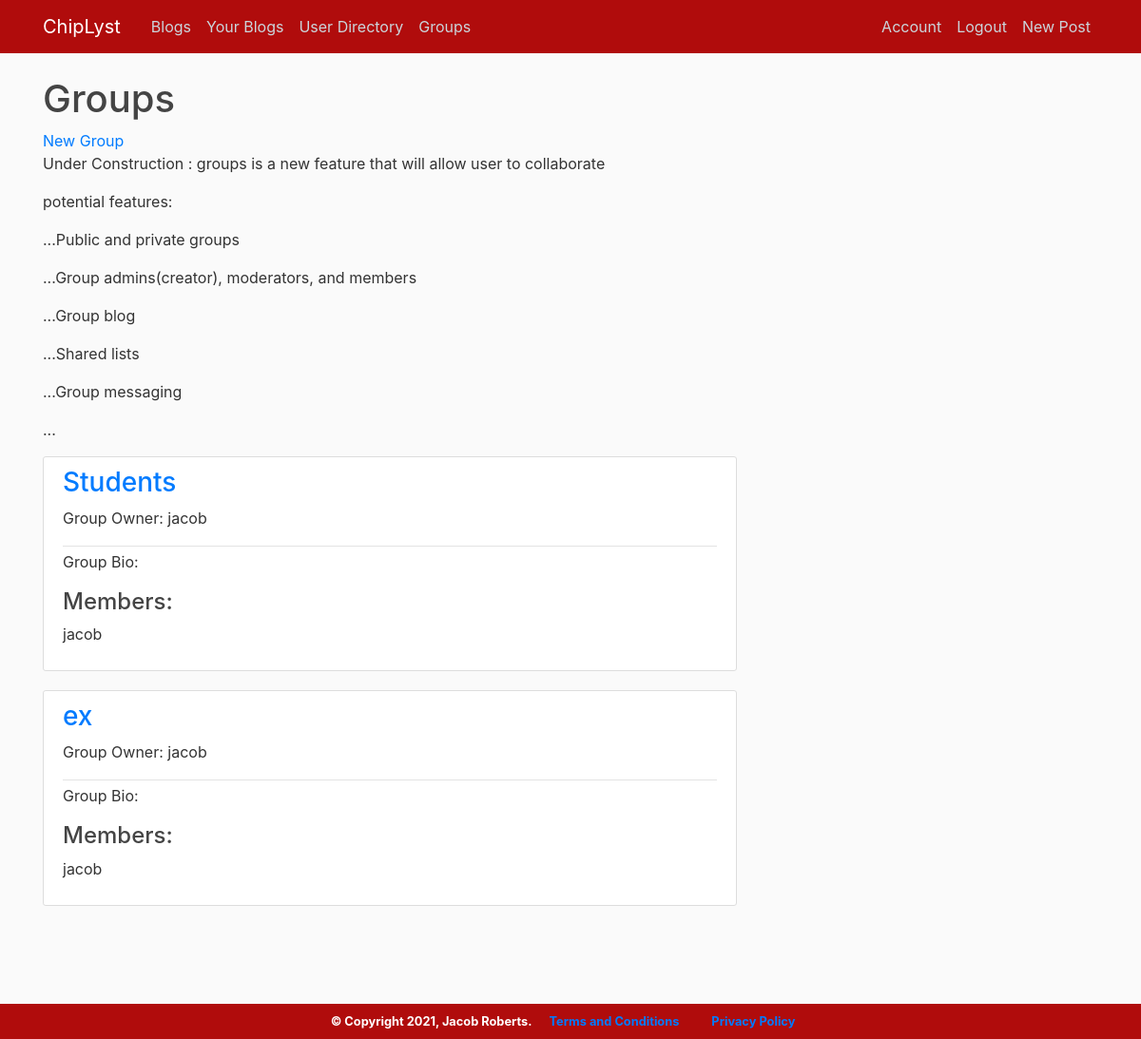
The page /groups (signed in) on the database its author committed.
### main/models.py (models this page shows, shortened)
class Groups(db.Model):
    id = db.Column(db.Integer, primary_key=True)
    groupname = db.Column(db.String(40), unique=True, nullable=False)
    group_admin = db.Column(db.Integer, db.ForeignKey('user.id'), nullable=False)
    group_access = db.Column(db.Boolean, nullable=False)
    group_profilepic = db.Column(db.String(20), nullable=False, default='default_group.png')
    group_bio = db.Column(db.String(255), nullable=False, default = "")
    members = db.relationship(User)

class User(db.Model, UserMixin):
    id = db.Column(db.Integer, primary_key=True)
    username = db.Column(db.String(20), unique=True, nullable=False)
    email = db.Column(db.String(120), unique=True, nullable=False)
    password = db.Column(db.String(80), nullable=False)
    image_file = db.Column(db.String(20), nullable=False, default='default.jpg')
    bio = db.Column(db.String(255), nullable=False, default="")
    posts = db.relationship('Post', backref='author',lazy=True)
    lists = db.relationship('Lists', backref='author',lazy=True)
    groups = db.relationship('Groups', secondary=memberships, backref=db.backref('member', lazy = 'dynamic'))

### main/routes.py (the view)
@app.route('/groups', methods=['GET','POST'])
@login_required
def groups():
    page = request.args.get('page', 1, type=int)
    groups = Groups.query.order_by(Groups.groupname).paginate(page=page,per_page=10)
    return render_template('groups.html', title='Groups', groups=groups)

### main/models.py (called while the page is built)
@login_manager.user_loader
def load_user(user_id):
    return User.query.get(int(user_id))

### main/templates/groups.html
{% extends 'layout.html' %}
{% block content %}
<h1> Groups </h1>
  <a href="{{ url_for('newgroup') }}">New Group</a>
  <p> Under Construction : groups is a new feature that will allow user to collaborate
  <p> potential features: </p>
  <p> ...Public and private groups</p>
  <p> ...Group admins(creator), moderators, and members</p>
  <p> ...Group blog</p>
  <p> ...Shared lists</p>
  <p> ...Group messaging</p>
  <p> ...</p>
  {% for group in groups.items %}
    <article class="media content-section">
      <div class="media-body">
        <div class="article-metadata">
          <h3><a href="{{ url_for('group_page', group=group.groupname) }}">{{ group.groupname }}</a></h3>
          <p>Group Owner: {{group.group_admin}}</p>
        </div>
        <p>Group Bio: {{group.group_bio}} </p>
        {% for member in group.member %}
          <h4>Members:</h4>
          <p>{{member.username}}</p>
        {%endfor%}
      </div>
    </article>
  {% endfor %}
{% endblock %}

### main/static/main.css (style rules this page uses)
body { background: #fafafa; color: #333333; margin-top: 5rem; }
h1, h2, h3, h4, h5, h6 { color: #444444; }
.content-section { background: #ffffff; padding: 10px 20px; border: 1px solid #dddddd; border-radius: 3px; margin-bottom: 20px; }
.article-metadata { padding-bottom: 1px; margin-bottom: 4px; border-bottom: 1px solid #e3e3e3 }

### rows shown on the page
Groups: groupname "Students", group_admin "jacob"
User: username "jacob"
Groups: groupname "ex", group_admin "jacob"
